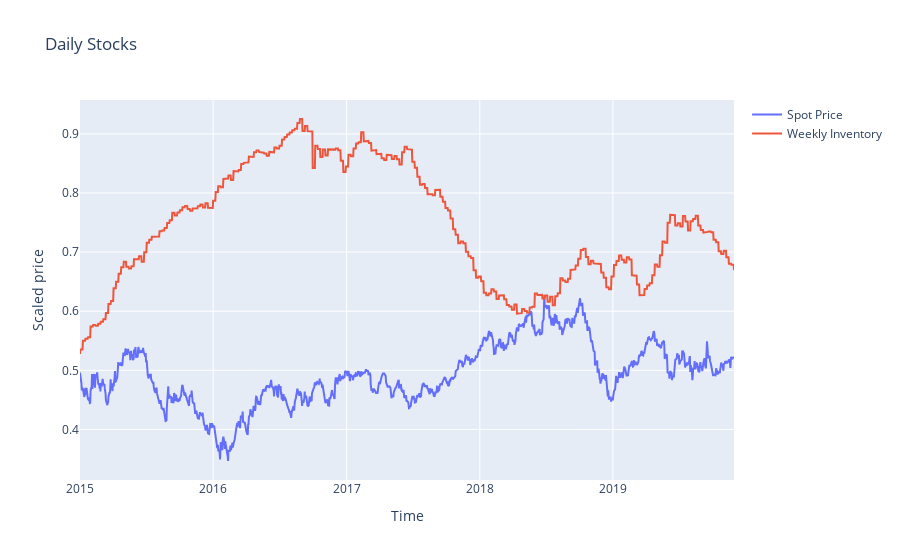

The code cell stored with this chart in its notebook:
### Code cell
import chart_studio.plotly as py
import plotly.figure_factory as ff
import plotly.graph_objects as go
import pandas as pd
import plotly

y = x.index

trace1 = go.Scatter(
        x=y,
        y=x,
        mode='lines',
        name='Spot Price'
)

trace2 = go.Scatter(
    x=x2.index,
    y=x2,
    mode='lines',
    name = 'Weekly Inventory')

data = [trace1,trace2]

layout = go.Layout(
    title = 'Daily Stocks',
    xaxis = {
        'title':'Time',
    },
    yaxis = dict(
        title='Scaled price'
        ),
    hovermode='closest'
)

fig = go.Figure(data=data, layout = layout)

plotly.offline.iplot(fig,filename='daily_price')

### Figure 1 — Plotly figure (JSON) as saved in the notebook; plotly's stock layout.template omitted (floating-point values rounded to 4 significant figures; data arrays with more than 128 entries replaced by an {"elided": "..."} marker saying what was removed)
{"data": [{"mode": "lines", "name": "Spot Price", "type": "scatter", "x": {"elided": "1282 str values"}, "y": {"elided": "1282 float values"}}, {"mode": "lines", "name": "Weekly Inventory", "type": "scatter", "x": {"elided": "1282 str values"}, "y": {"elided": "1282 float values"}}], "layout": {"hovermode": "closest", "title": {"text": "Daily Stocks"}, "xaxis": {"title": {"text": "Time"}}, "yaxis": {"title": {"text": "Scaled price"}}}}
